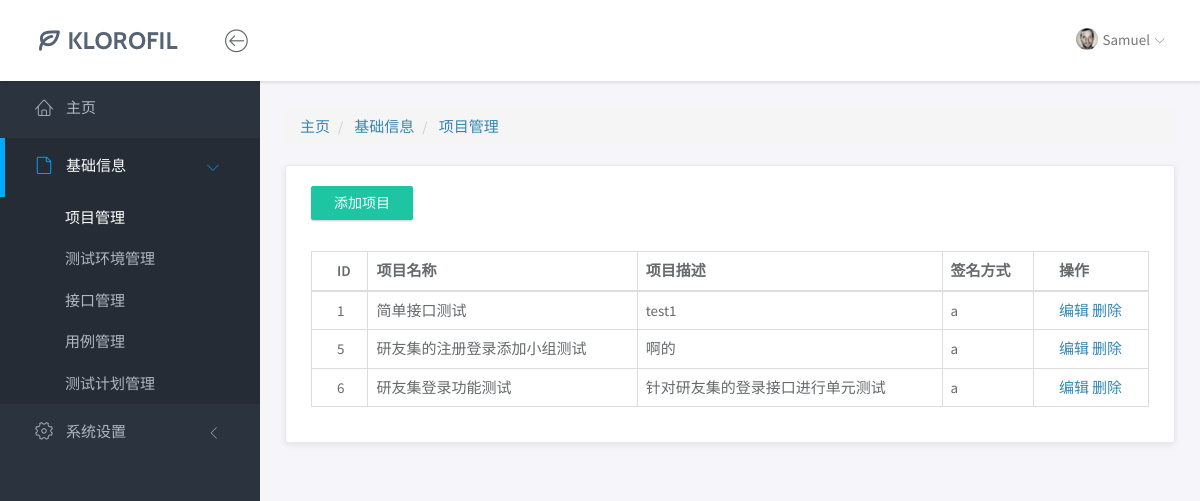
/base/project/, run on the app's committed database.
### base/models.py (models this page shows, shortened)
class Project(models.Model):
    prj_id = models.AutoField(primary_key=True, null=False)   # 项目ID
    prj_name = models.CharField(max_length=50)                # 项目名称
    sign = models.ForeignKey('Sign', on_delete=models.CASCADE)  # 关联的签名信息（外键）
    description = models.CharField(max_length=100)           # 项目描述

class Sign(models.Model):
    sign_id = models.AutoField(primary_key=True, null=False)  # 签名ID
    sign_name = models.CharField(max_length=50)              # 签名名称
    description = models.CharField(max_length=100)           # 签名描述
    def __str__(self):
        return self.sign_name

### base/views/project_views.py (the view)
# urls.py: path('project/', project_index),
def project_index(request):
    prj_list = Project.objects.all()
    return render(request, "base/project/index.html", {"prj_list": prj_list})

### templates/base/project/index.html
{% extends "../../base.html" %}
{% block crumbs %}
    <div class="row">
        <div class="col-md-12">
            <ol class="breadcrumb">
                <li>
                    <a href="/yqjr/index">主页</a>
                </li>
                <li class="active">
                    <a class="this">基础信息</a>
                </li>
                <li class="active">
                    <a class="this-page">项目管理</a>
                </li>
            </ol>
        </div>
    </div>
{% endblock %}
{% block body %}
    <div class="row">
        <div class="col-md-12">
            <div class="panel">
                <div class="panel-heading">
                   <a href="/base/project_add/" class="btn btn-primary">添加项目</a>
                </div>
                <div class="panel-body">
                    <table class="table table-bordered">
                        <thead>
                        <tr>
                            <th>ID</th>
                            <th>项目名称</th>
                            <th>项目描述</th>
                            <th>签名方式</th>
                            <th>操作</th>
                        </tr>
                        </thead>
                        <tbody>
                        {% for prj in prj_list %}
                            <tr>
                                <td>{{ prj.prj_id }}</td>
                                <td>{{ prj.prj_name }}</td>
                                <td>{{ prj.description }}</td>
                                <td>{{ prj.sign }}</td>
                                <td>
                                    <a href="/base/project_update?prj_id={{ prj.prj_id }}" class="layui-btn layui-btn-xs"
                                       lay-event="edit">编辑</a>
                                    <a href="/base/project_delete?prj_id={{ prj.prj_id }}"
                                       class="layui-btn layui-btn-danger layui-btn-xs" lay-event="del">删除</a>
                                </td>
                            </tr>
                        {% endfor %}
                        </tbody>
                    </table>
                </div>
            </div>
        </div>
    </div>
{% endblock %}

### static/css/main.css (style rules this page uses)
html { position: relative; min-height: 100%; }
body { background-color: #F3F5F8; font-family: "Source Sans Pro", sans-serif; font-size: 15px; color: #676a6d; }
a { color: #3287B2; }
th { font-weight: 600; }
.btn { -webkit-border-radius: 2px; -moz-border-radius: 2px; border-radius: 2px; -moz-box-shadow: 0px 1px 2px 0 rgba(0, 0, 0, 0.2); -webkit-box-shadow: 0px 1px 2px 0 rgba(0, 0, 0, 0.2); box-shadow: 0px 1px 2px 0 rgba(0, 0, 0, 0.2); padding: 6px 22px; }
.btn-primary { background-color: #1dc5a3; border-color: #1dc5a3; }
.panel { -webkit-border-radius: 3px; -moz-border-radius: 3px; border-radius: 3px; -moz-box-shadow: 0 2px 6px rgba(0, 0, 0, 0.08); -webkit-box-shadow: 0 2px 6px rgba(0, 0, 0, 0.08); box-shadow: 0 2px 6px rgba(0, 0, 0, 0.08); background-color: #ffffff; border-color: #e7eaec; margin-bottom: 30px; }
.panel .panel-heading, .panel .panel-body, .panel .panel-footer { padding-left: 25px; padding-right: 25px; }
.panel .panel-heading { padding-top: 20px; padding-bottom: 20px; position: relative; }
.panel .panel-body { padding-top: 10px; padding-bottom: 15px; }
.panel .table > thead > tr > td:first-child, .panel .table > thead > tr > th:first-child, .panel .table > tbody > tr > td:first-child, .panel .table > tbody > tr > th:first-child, .panel .table > tfoot > tr > td:first-child, .panel .table > tfoot > tr > th:first-child { padding-left: 25px; }
.panel .table > thead > tr > td:last-child, .panel .table > thead > tr > th:last-child, .panel .table > tbody > tr > td:last-child, .panel .table > tbody > tr > th:last-child, .panel .table > tfoot > tr > td:last-child, .panel .table > tfoot > tr > th:last-child { padding-left: 25px; }

### data on the page
Project: prj_id "1", prj_name "简单接口测试", description "test1", sign "a"
Project: prj_id "5", prj_name "研友集的注册登录添加小组测试", description "啊的", sign "a"
Project: prj_id "6", prj_name "研友集登录功能测试", description "针对研友集的登录接口进行单元测试", sign "a"
